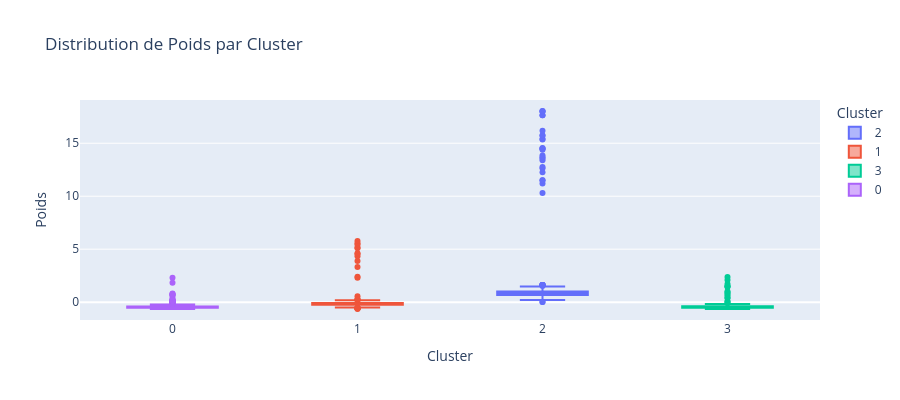
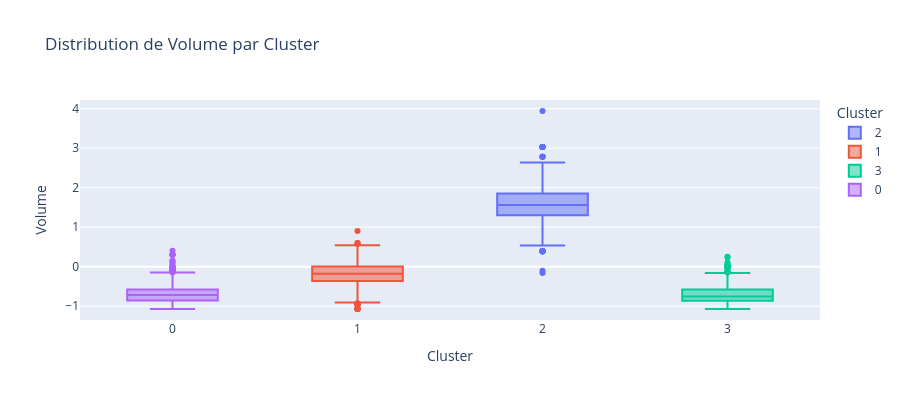
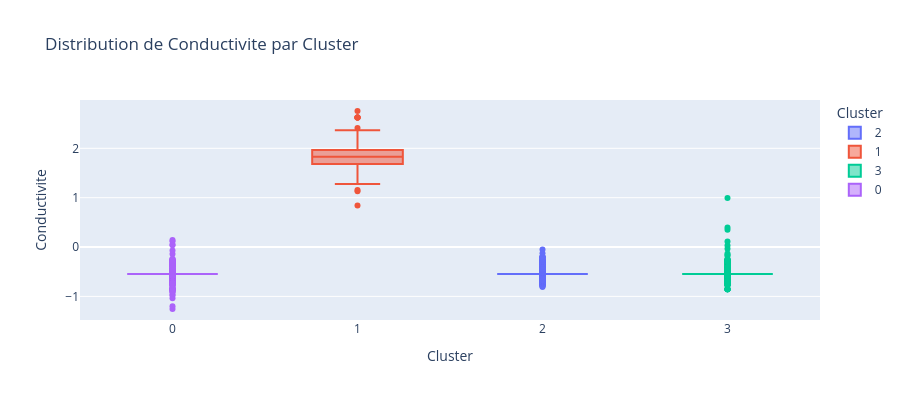
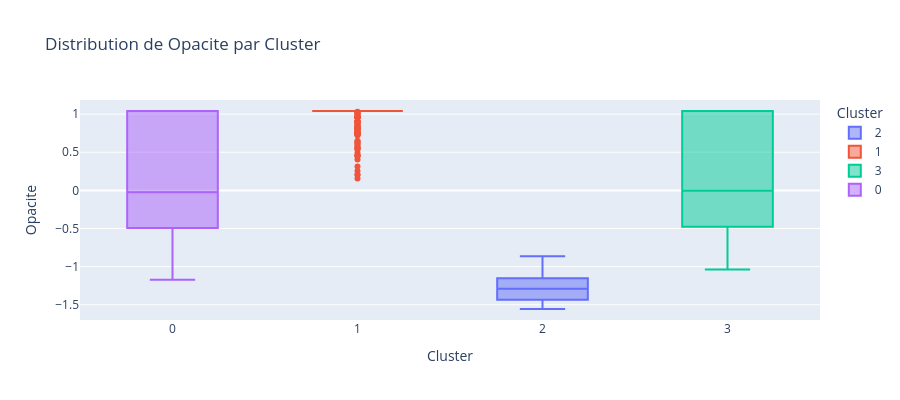

These figures' notebook cell, in order:
### Markdown cell above
## Analyse des Features par Cluster

### Code cell
for col in ['Poids', 'Volume', 'Conductivite', 'Opacite', 'Rigidite']:
    fig_box = px.box(X_clust_profiles, x='Cluster', y=col, color='Cluster', 
        title=f'Distribution de {col} par Cluster', height=400)
    fig_box.show()

### Figure 1 — Plotly figure (JSON) as saved in the notebook; plotly's stock layout.template omitted (floating-point values rounded to 4 significant figures; data arrays with more than 128 entries replaced by an {"elided": "..."} marker saying what was removed)
{"data": [{"alignmentgroup": "True", "hovertemplate": "Cluster=%{x}<br>Poids=%{y}<extra></extra>", "legendgroup": "2", "marker": {"color": "#636efa"}, "name": "2", "notched": false, "offsetgroup": "2", "orientation": "v", "showlegend": true, "type": "box", "x": {"elided": "1801 int values"}, "x0": " ", "xaxis": "x", "y": {"elided": "1801 float values"}, "y0": " ", "yaxis": "y"}, {"alignmentgroup": "True", "hovertemplate": "Cluster=%{x}<br>Poids=%{y}<extra></extra>", "legendgroup": "1", "marker": {"color": "#EF553B"}, "name": "1", "notched": false, "offsetgroup": "1", "orientation": "v", "showlegend": true, "type": "box", "x": {"elided": "1599 int values"}, "x0": " ", "xaxis": "x", "y": {"elided": "1599 float values"}, "y0": " ", "yaxis": "y"}, {"alignmentgroup": "True", "hovertemplate": "Cluster=%{x}<br>Poids=%{y}<extra></extra>", "legendgroup": "3", "marker": {"color": "#00cc96"}, "name": "3", "notched": false, "offsetgroup": "3", "orientation": "v", "showlegend": true, "type": "box", "x": {"elided": "1644 int values"}, "x0": " ", "xaxis": "x", "y": {"elided": "1644 float values"}, "y0": " ", "yaxis": "y"}, {"alignmentgroup": "True", "hovertemplate": "Cluster=%{x}<br>Poids=%{y}<extra></extra>", "legendgroup": "0", "marker": {"color": "#ab63fa"}, "name": "0", "notched": false, "offsetgroup": "0", "orientation": "v", "showlegend": true, "type": "box", "x": {"elided": "1946 int values"}, "x0": " ", "xaxis": "x", "y": {"elided": "1946 float values"}, "y0": " ", "yaxis": "y"}], "layout": {"boxmode": "overlay", "height": 400, "legend": {"title": {"text": "Cluster"}, "tracegroupgap": 0}, "title": {"text": "Distribution de Poids par Cluster"}, "xaxis": {"anchor": "y", "categoryarray": [2, 1, 3, 0], "categoryorder": "array", "domain": [0, 1], "title": {"text": "Cluster"}}, "yaxis": {"anchor": "x", "domain": [0, 1], "title": {"text": "Poids"}}}}

### Figure 2 — Plotly figure (JSON) as saved in the notebook; plotly's stock layout.template omitted (floating-point values rounded to 4 significant figures; data arrays with more than 128 entries replaced by an {"elided": "..."} marker saying what was removed)
{"data": [{"alignmentgroup": "True", "hovertemplate": "Cluster=%{x}<br>Volume=%{y}<extra></extra>", "legendgroup": "2", "marker": {"color": "#636efa"}, "name": "2", "notched": false, "offsetgroup": "2", "orientation": "v", "showlegend": true, "type": "box", "x": {"elided": "1801 int values"}, "x0": " ", "xaxis": "x", "y": {"elided": "1801 float values"}, "y0": " ", "yaxis": "y"}, {"alignmentgroup": "True", "hovertemplate": "Cluster=%{x}<br>Volume=%{y}<extra></extra>", "legendgroup": "1", "marker": {"color": "#EF553B"}, "name": "1", "notched": false, "offsetgroup": "1", "orientation": "v", "showlegend": true, "type": "box", "x": {"elided": "1599 int values"}, "x0": " ", "xaxis": "x", "y": {"elided": "1599 float values"}, "y0": " ", "yaxis": "y"}, {"alignmentgroup": "True", "hovertemplate": "Cluster=%{x}<br>Volume=%{y}<extra></extra>", "legendgroup": "3", "marker": {"color": "#00cc96"}, "name": "3", "notched": false, "offsetgroup": "3", "orientation": "v", "showlegend": true, "type": "box", "x": {"elided": "1644 int values"}, "x0": " ", "xaxis": "x", "y": {"elided": "1644 float values"}, "y0": " ", "yaxis": "y"}, {"alignmentgroup": "True", "hovertemplate": "Cluster=%{x}<br>Volume=%{y}<extra></extra>", "legendgroup": "0", "marker": {"color": "#ab63fa"}, "name": "0", "notched": false, "offsetgroup": "0", "orientation": "v", "showlegend": true, "type": "box", "x": {"elided": "1946 int values"}, "x0": " ", "xaxis": "x", "y": {"elided": "1946 float values"}, "y0": " ", "yaxis": "y"}], "layout": {"boxmode": "overlay", "height": 400, "legend": {"title": {"text": "Cluster"}, "tracegroupgap": 0}, "title": {"text": "Distribution de Volume par Cluster"}, "xaxis": {"anchor": "y", "categoryarray": [2, 1, 3, 0], "categoryorder": "array", "domain": [0, 1], "title": {"text": "Cluster"}}, "yaxis": {"anchor": "x", "domain": [0, 1], "title": {"text": "Volume"}}}}

### Figure 3 — Plotly figure (JSON) as saved in the notebook; plotly's stock layout.template omitted (floating-point values rounded to 4 significant figures; data arrays with more than 128 entries replaced by an {"elided": "..."} marker saying what was removed)
{"data": [{"alignmentgroup": "True", "hovertemplate": "Cluster=%{x}<br>Conductivite=%{y}<extra></extra>", "legendgroup": "2", "marker": {"color": "#636efa"}, "name": "2", "notched": false, "offsetgroup": "2", "orientation": "v", "showlegend": true, "type": "box", "x": {"elided": "1801 int values"}, "x0": " ", "xaxis": "x", "y": {"elided": "1801 float values"}, "y0": " ", "yaxis": "y"}, {"alignmentgroup": "True", "hovertemplate": "Cluster=%{x}<br>Conductivite=%{y}<extra></extra>", "legendgroup": "1", "marker": {"color": "#EF553B"}, "name": "1", "notched": false, "offsetgroup": "1", "orientation": "v", "showlegend": true, "type": "box", "x": {"elided": "1599 int values"}, "x0": " ", "xaxis": "x", "y": {"elided": "1599 float values"}, "y0": " ", "yaxis": "y"}, {"alignmentgroup": "True", "hovertemplate": "Cluster=%{x}<br>Conductivite=%{y}<extra></extra>", "legendgroup": "3", "marker": {"color": "#00cc96"}, "name": "3", "notched": false, "offsetgroup": "3", "orientation": "v", "showlegend": true, "type": "box", "x": {"elided": "1644 int values"}, "x0": " ", "xaxis": "x", "y": {"elided": "1644 float values"}, "y0": " ", "yaxis": "y"}, {"alignmentgroup": "True", "hovertemplate": "Cluster=%{x}<br>Conductivite=%{y}<extra></extra>", "legendgroup": "0", "marker": {"color": "#ab63fa"}, "name": "0", "notched": false, "offsetgroup": "0", "orientation": "v", "showlegend": true, "type": "box", "x": {"elided": "1946 int values"}, "x0": " ", "xaxis": "x", "y": {"elided": "1946 float values"}, "y0": " ", "yaxis": "y"}], "layout": {"boxmode": "overlay", "height": 400, "legend": {"title": {"text": "Cluster"}, "tracegroupgap": 0}, "title": {"text": "Distribution de Conductivite par Cluster"}, "xaxis": {"anchor": "y", "categoryarray": [2, 1, 3, 0], "categoryorder": "array", "domain": [0, 1], "title": {"text": "Cluster"}}, "yaxis": {"anchor": "x", "domain": [0, 1], "title": {"text": "Conductivite"}}}}

### Figure 4 — Plotly figure (JSON) as saved in the notebook; plotly's stock layout.template omitted (floating-point values rounded to 4 significant figures; data arrays with more than 128 entries replaced by an {"elided": "..."} marker saying what was removed)
{"data": [{"alignmentgroup": "True", "hovertemplate": "Cluster=%{x}<br>Opacite=%{y}<extra></extra>", "legendgroup": "2", "marker": {"color": "#636efa"}, "name": "2", "notched": false, "offsetgroup": "2", "orientation": "v", "showlegend": true, "type": "box", "x": {"elided": "1801 int values"}, "x0": " ", "xaxis": "x", "y": {"elided": "1801 float values"}, "y0": " ", "yaxis": "y"}, {"alignmentgroup": "True", "hovertemplate": "Cluster=%{x}<br>Opacite=%{y}<extra></extra>", "legendgroup": "1", "marker": {"color": "#EF553B"}, "name": "1", "notched": false, "offsetgroup": "1", "orientation": "v", "showlegend": true, "type": "box", "x": {"elided": "1599 int values"}, "x0": " ", "xaxis": "x", "y": {"elided": "1599 float values"}, "y0": " ", "yaxis": "y"}, {"alignmentgroup": "True", "hovertemplate": "Cluster=%{x}<br>Opacite=%{y}<extra></extra>", "legendgroup": "3", "marker": {"color": "#00cc96"}, "name": "3", "notched": false, "offsetgroup": "3", "orientation": "v", "showlegend": true, "type": "box", "x": {"elided": "1644 int values"}, "x0": " ", "xaxis": "x", "y": {"elided": "1644 float values"}, "y0": " ", "yaxis": "y"}, {"alignmentgroup": "True", "hovertemplate": "Cluster=%{x}<br>Opacite=%{y}<extra></extra>", "legendgroup": "0", "marker": {"color": "#ab63fa"}, "name": "0", "notched": false, "offsetgroup": "0", "orientation": "v", "showlegend": true, "type": "box", "x": {"elided": "1946 int values"}, "x0": " ", "xaxis": "x", "y": {"elided": "1946 float values"}, "y0": " ", "yaxis": "y"}], "layout": {"boxmode": "overlay", "height": 400, "legend": {"title": {"text": "Cluster"}, "tracegroupgap": 0}, "title": {"text": "Distribution de Opacite par Cluster"}, "xaxis": {"anchor": "y", "categoryarray": [2, 1, 3, 0], "categoryorder": "array", "domain": [0, 1], "title": {"text": "Cluster"}}, "yaxis": {"anchor": "x", "domain": [0, 1], "title": {"text": "Opacite"}}}}
